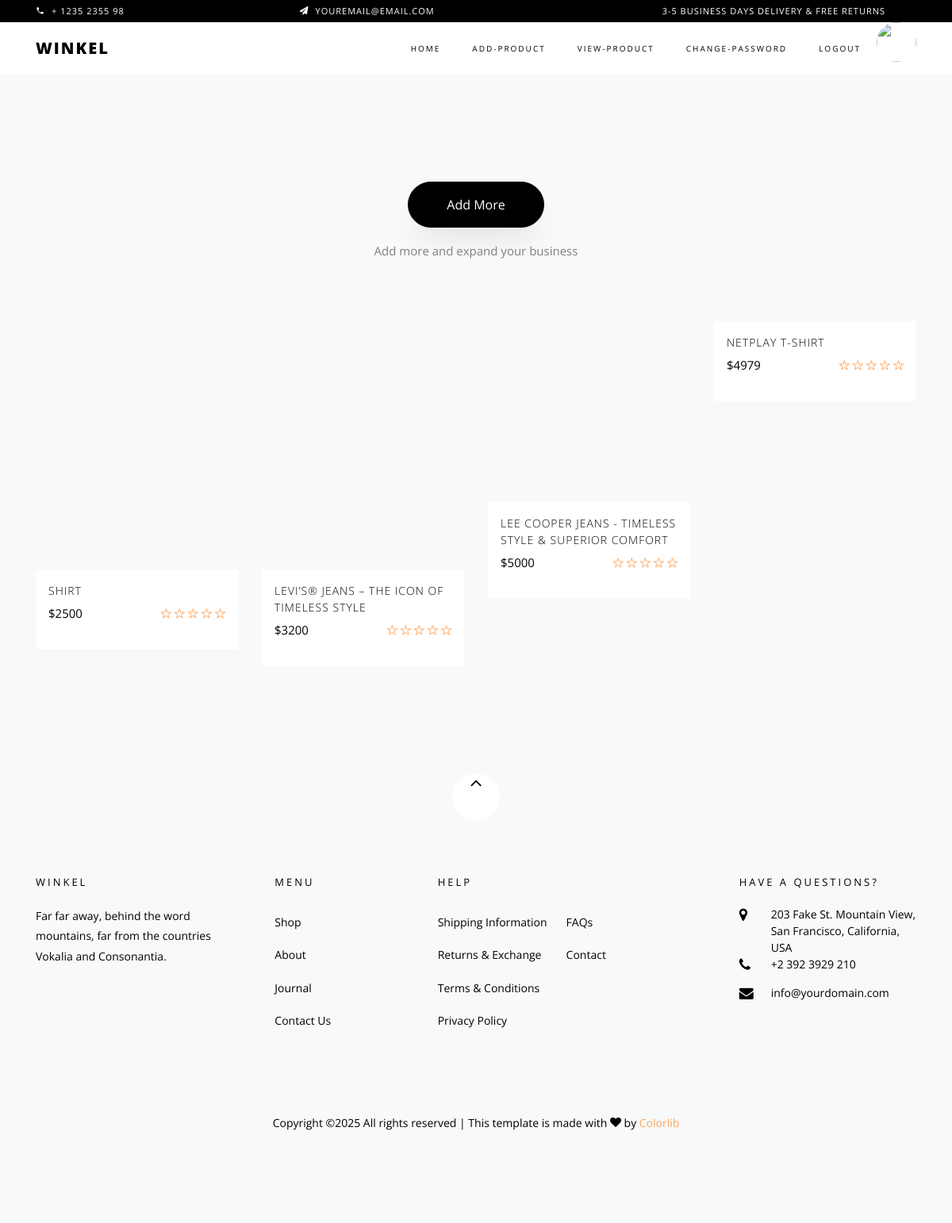
/view/ (signed in), run on the app's committed database.
### myapp/models.py (models this page shows, shortened)
class Product(models.Model):
    seller = models.ForeignKey(User, on_delete= models.CASCADE)
    category = (
        ("Men", "Men"),
        ("Women", "Women"),
        ("Kids", "Kids"),
    )
    brand = (
        ("Raymond", "Raymond"),
        ("Levis", "Levis"),
        ("DNMX", "DNMX"),
        ("LEECooper", "LEECooper"),
        ("NetPlay", "NetPlay"),
    )
    size = (
        ("S", "S"),
        ("M", "M"),
        ("L", "L"),
        ("XL", "XL"),
    )
    scategory = models.CharField(max_length=40,choices=category)
    sbrand = models.CharField(max_length=40,choices=brand)
    ssize = models.CharField(max_length=40,choices=size)
    pname = models.CharField(max_length=100)
    price = models.IntegerField()
    description = models.TextField()
    image = models.ImageField(upload_to='product/')

### myapp/views.py (the view)
# urls.py: path('view/', views.view, name='view'),
def view(request):
    seller = User.objects.get(email = request.session['email'])
    product = Product.objects.filter(seller=seller)
    return render(request,'view.html',{'product':product})

### myapp/templates/view.html (shortened to what this page needs)
{% extends "sheader.html" %}
{% load static %}
{% block content %}
<section class="ftco-section bg-light">
    <div class="container">
        <div class="row justify-content-center mb-3 pb-3">
            <div class="col-md-12 heading-section text-center ftco-animate">
                <p><a href="{% url 'add' %}" class="btn btn-black py-3 px-5">Add More</a></p>
                <p>Add more and expand your business</p>
            </div>
        </div>
        <div class="row">
            {% for i in product %}
            <div class="col-sm-6 col-md-4 col-lg-3 ftco-animate">
                <div class="product d-flex flex-column">
                    <a href="#" class="img-prod">
                    </a>
                    <div class="text py-3 px-3 flex-grow-1">
                        <h3><a href="#">{{ i.pname }}</a></h3>
                        <div class="d-flex justify-content-between">
                            <div class="pricing">
                                <p class="price"><span>${{ i.price }}</span></p>
                            </div>
                            <div class="rating">
                                <p class="text-right">
                                    <a href="#"><span class="ion-ios-star-outline"></span></a>
                                    <a href="#"><span class="ion-ios-star-outline"></span></a>
                                    <a href="#"><span class="ion-ios-star-outline"></span></a>
                                    <a href="#"><span class="ion-ios-star-outline"></span></a>
                                    <a href="#"><span class="ion-ios-star-outline"></span></a>
                                </p>
                            </div>
                        </div>
                    </div>
                </div>
            </div>
            {% endfor %}
        </div>
    </div>
</section>
{% endblock %}

### data on the page
Product: pname "SHIRT", price "2500"
Product: pname "LEVI’S® JEANS – THE ICON OF TIMELESS STYLE", price "3200"
Product: pname "LEE COOPER JEANS - TIMELESS STYLE & SUPERIOR COMFORT", price "5000"
Product: pname "NETPLAY T-SHIRT", price "4979"
